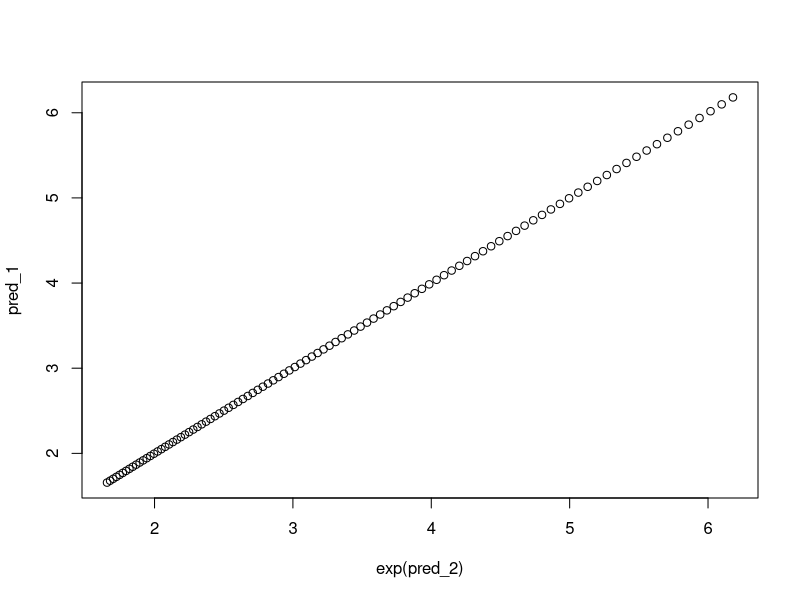

The R source for this figure:
## ---- chunk 1
knitr::opts_chunk$set(echo = TRUE)
## ---- chunk 2
SPLIT_half = function(n){
  ind = c(1:n)
  train_ind = sort(sample(ind,floor(n/2)))
  return(train_ind)
}
FIT_lm = function(data,train_ind,form,outcome_name){
  n = dim(data)[1]
  data_train = subset(data,c(1:n)%in%train_ind)
  mod = lm(formula=form,data=data_train)
  return(mod)
}
CVM_lm = function(fit,data,train_ind,form,outcome_name){
  n = dim(data)[1]
  data_test = subset(data,!(c(1:n)%in%train_ind))
  pred = predict(fit,newdata=data_test)
  actual = data_test[,outcome_name]
  mean_squared_error = mean((pred-actual)^2)
  return(mean_squared_error)
}
CV_simple_fun = function(data,SPLIT,FIT,CVM,...){
  n = dim(data)[1]
  train_ind = SPLIT(n)
  fit = FIT(data=data,train_ind=train_ind,...)
  cvm = CVM(fit=fit,data=data,train_ind=train_ind,...)
  return(cvm)
}
## ---- chunk 3
data(faithful)
form = eruptions ~ waiting
outcome_name = "eruptions"
CV_simple_fun(faithful,SPLIT_half,FIT_lm,CVM_lm,form=form,outcome_name=outcome_name)
## ---- chunk 4
form = eruptions ~ poly(waiting,5)
outcome_name = "eruptions"
CV_simple_fun(faithful,SPLIT_half,FIT_lm,CVM_lm,form=form,outcome_name=outcome_name)
## ---- chunk 5
CV_simple_fun_new = function(data,SPLIT,FIT,CVM,...){
  n = dim(data)[1]
  if(class(SPLIT)=="function"){
    train_ind = SPLIT(n)
  }else{
    train_ind = SPLIT
  }
  fit = FIT(data=data,train_ind=train_ind,...)
  cvm = CVM(fit=fit,data=data,train_ind=train_ind,...)
  return(list(cvm=cvm,train_ind = train_ind))
}
## ---- chunk 6
form_1 = eruptions ~ waiting
cv_poly_1 = CV_simple_fun_new(faithful,SPLIT_half,FIT_lm,CVM_lm,form=form_1,outcome_name=outcome_name)
form_5 = eruptions ~ poly(waiting,5)
cv_poly_5 = CV_simple_fun_new(faithful,cv_poly_1$train_ind,FIT_lm,CVM_lm,form=form_5,outcome_name=outcome_name)
print(c(cv_poly_1$cvm,cv_poly_5$cvm))
print(cbind(cv_poly_1$train_ind,cv_poly_5$train_ind))
## ---- chunk 7
SPLIT_percent = function(n,p=0.5){
  ind = c(1:n)
  train_ind = sort(sample(ind,floor(n*p)))
  return(train_ind)  
}
## ---- chunk 8
SPLIT_fifth = function(n){return(SPLIT_percent(n,1/5))}
## ---- chunk 9
cv_poly_1 = CV_simple_fun_new(faithful,SPLIT_fifth,FIT_lm,CVM_lm,form=form_1,outcome_name=outcome_name)
cv_poly_5 = CV_simple_fun_new(faithful,cv_poly_1$train_ind,FIT_lm,CVM_lm,form=form_5,outcome_name=outcome_name)
print(c(cv_poly_1$cvm,cv_poly_5$cvm))
print(cbind(cv_poly_1$train_ind,cv_poly_5$train_ind))
## ---- chunk 10
SPLIT_Kfold = function(n,K){
  ind = c(1:n)
  out = list()
  for(i in 1:(K-1)){
    size = length(ind)*1/(K-i+1)
    split = sort(sample(ind,size))
    ind = ind[ !( ind %in% split ) ]
    out[[i]] = split
  }
  out[[K]] = ind
  return(out)
}
SPLIT_Kfold(34,6)
## ---- chunk 11
CV_Kfold = function(data,K_SPLIT,FIT,CVM,...){
  n = dim(data)[1]
  if(class(K_SPLIT)=="list"){
    split_ind = K_SPLIT
    K = length(K_SPLIT)
  }else{
    split_ind = SPLIT_Kfold(n,K_SPLIT)
    K = K_SPLIT
  }
  cvm = rep(NA,K)
  ind = c(1:n)
  for(i in 1:K){
    train_ind = ind[ -split_ind[[i]] ]
    fit = FIT(data=data,train_ind=train_ind,...)
    cvm[i] = CVM(fit=fit,data=data,train_ind=train_ind,...)
  }
  return(list(cvm = cvm, avg_cvm = mean(cvm), split_ind = split_ind))
}
## ---- chunk 12
cv_poly_1 = CV_Kfold(faithful,K_SPLIT = 5,FIT_lm,CVM_lm,form=form_1,outcome_name=outcome_name)
cv_poly_5 = CV_Kfold(faithful,K_SPLIT = cv_poly_1$split_ind,FIT_lm,CVM_lm,form=form_5,outcome_name=outcome_name)
print(c(cv_poly_1$avg_cvm,cv_poly_5$avg_cvm))
## ---- chunk 13
cv_poly_1 = CV_Kfold(faithful,K_SPLIT = 10,FIT_lm,CVM_lm,form=form_1,outcome_name=outcome_name)
cv_poly_5 = CV_Kfold(faithful,K_SPLIT = cv_poly_1$split_ind,FIT_lm,CVM_lm,form=form_5,outcome_name=outcome_name)
print(c(cv_poly_1$avg_cvm,cv_poly_5$avg_cvm))
## ---- chunk 14
K = 10
K_SPLIT = SPLIT_Kfold(dim(faithful)[1],K)
maxD = 15
avg_cvm = rep(NA,maxD)
for(D in 1:maxD){
  form = eruptions ~ poly(waiting,D)
  cv_poly_D = CV_Kfold(faithful,K_SPLIT,FIT_lm,CVM_lm,form=form,outcome_name=outcome_name)
  avg_cvm[D] = cv_poly_D$avg_cvm
}
print(avg_cvm)
print(which(avg_cvm==min(avg_cvm)))
## ---- chunk 15
mod_gamma = glm(eruptions~waiting,data=faithful,family=Gamma(link="log"))
summary(mod_gamma)
newdata = data.frame(
  eruptions = NA,
  waiting=seq(min(faithful$waiting),max(faithful$waiting),length.out=100)
  )
pred_1 = predict(mod_gamma,newdata=newdata,type="response")
pred_2 = predict(mod_gamma,newdata=newdata,type="link")
plot(pred_1~exp(pred_2)) #recall, link was log function, so this is undoing the link to get to the response, so this should be a line with slope 1 and intercept 0, we are just checking to see that everything is behaving like we expect
